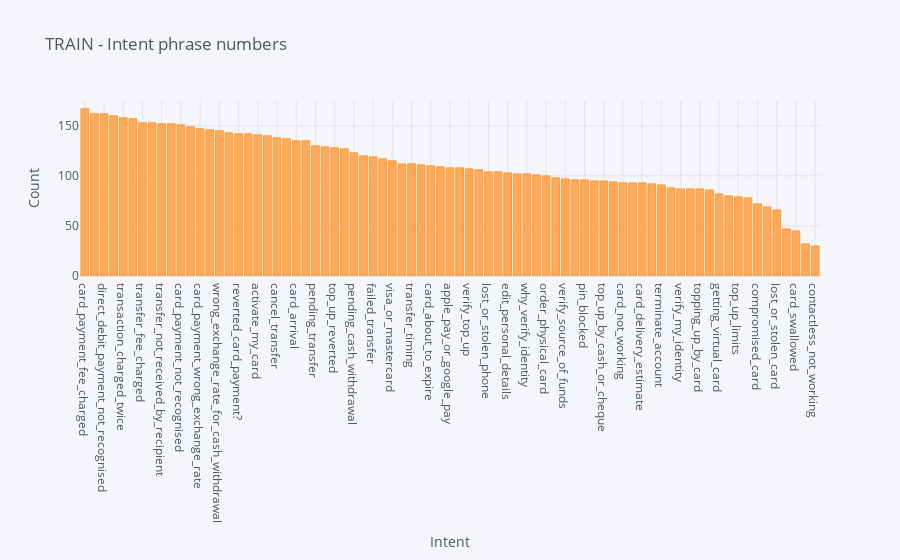

Write notebook code for a chart like this one.
### Code cell
(data[data.ds_name == 'train'].groupby(['intent']).count()['text']
     .sort_values(ascending=False).iplot(kind='bar',
                                         yTitle='Count',
                                         opacity=0.8,
                                         title='TRAIN - Intent phrase numbers',
                                          xTitle='Intent'))

### Figure 1 — Plotly figure (JSON) as saved in the notebook; plotly's stock layout.template omitted (floating-point values rounded to 4 significant figures)
{"data": [{"marker": {"color": "rgba(255, 153, 51, 0.8)", "line": {"color": "rgba(255, 153, 51, 1.0)", "width": 1}}, "name": "text", "orientation": "v", "text": "", "type": "bar", "x": ["card_payment_fee_charged", "balance_not_updated_after_cheque_or_cash_deposit", "direct_debit_payment_not_recognised", "wrong_amount_of_cash_received", "transaction_charged_twice", "cash_withdrawal_charge", "transfer_fee_charged", "declined_cash_withdrawal", "transfer_not_received_by_recipient", "balance_not_updated_after_bank_transfer", "card_payment_not_recognised", "request_refund", "card_payment_wrong_exchange_rate", "extra_charge_on_statement", "wrong_exchange_rate_for_cash_withdrawal", "Refund_not_showing_up", "reverted_card_payment?", "cash_withdrawal_not_recognised", "activate_my_card", "pending_card_payment", "cancel_transfer", "beneficiary_not_allowed", "card_arrival", "declined_card_payment", "pending_transfer", "pending_top_up", "top_up_reverted", "top_up_failed", "pending_cash_withdrawal", "card_linking", "failed_transfer", "declined_transfer", "visa_or_mastercard", "country_support", "transfer_timing", "getting_spare_card", "card_about_to_expire", "supported_cards_and_currencies", "apple_pay_or_google_pay", "automatic_top_up", "verify_top_up", "fiat_currency_support", "lost_or_stolen_phone", "change_pin", "edit_personal_details", "disposable_card_limits", "why_verify_identity", "exchange_charge", "order_physical_card", "exchange_via_app", "verify_source_of_funds", "top_up_by_card_charge", "pin_blocked", "exchange_rate", "top_up_by_cash_or_cheque", "transfer_into_account", "card_not_working", "top_up_by_bank_transfer_charge", "card_delivery_estimate", "age_limit", "terminate_account", "get_physical_card", "verify_my_identity", "passcode_forgotten", "topping_up_by_card", "unable_to_verify_identity", "getting_virtual_card", "receiving_money", "top_up_limits", "get_disposable_virtual_card", "compromised_card", "atm_support", "lost_or_stolen_card", "card_acceptance", "card_swallowed", "virtual_card_not_working", "contactless_not_working"], "y": [167, 162, 162, 160, 158, 157, 153, 153, 152, 152, 151, 149, 147, 146, 145, 143, 142, 142, 141, 140, 138, 137, 135, 135, 130, 129, 128, 127, 123, 120, 119, 117, 115, 112, 112, 111, 110, 109, 108, 108, 107, 106, 104, 104, 103, 102, 102, 101, 100, 98, 97, 96, 96, 95, 95, 94, 93, 93, 93, 92, 91, 88, 87, 87, 87, 86, 82, 80, 79, 78, 72, 69, 66, 47, 45, 32, 30]}], "layout": {"legend": {"bgcolor": "#F5F6F9", "font": {"color": "#4D5663"}}, "paper_bgcolor": "#F5F6F9", "plot_bgcolor": "#F5F6F9", "title": {"font": {"color": "#4D5663"}, "text": "TRAIN - Intent phrase numbers"}, "xaxis": {"gridcolor": "#E1E5ED", "showgrid": true, "tickfont": {"color": "#4D5663"}, "title": {"font": {"color": "#4D5663"}, "text": "Intent"}, "zerolinecolor": "#E1E5ED"}, "yaxis": {"gridcolor": "#E1E5ED", "showgrid": true, "tickfont": {"color": "#4D5663"}, "title": {"font": {"color": "#4D5663"}, "text": "Count"}, "zerolinecolor": "#E1E5ED"}}}
